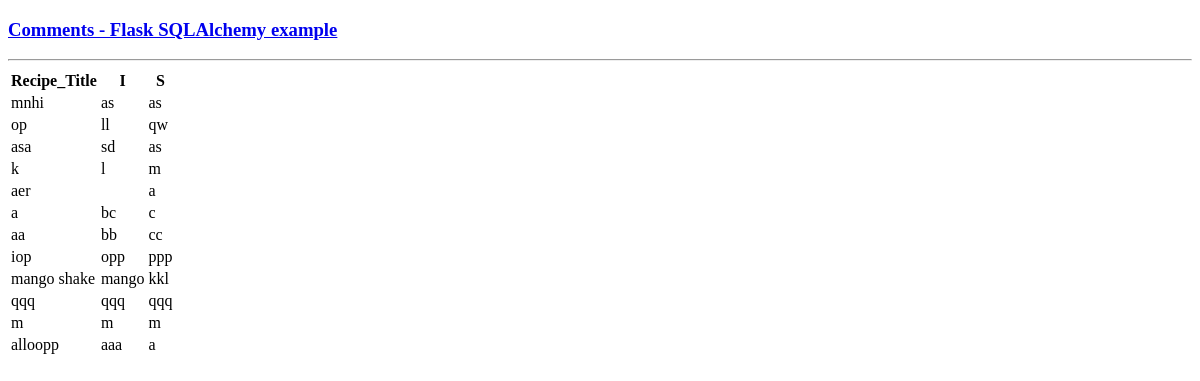
The page /show on the database as committed earlier.
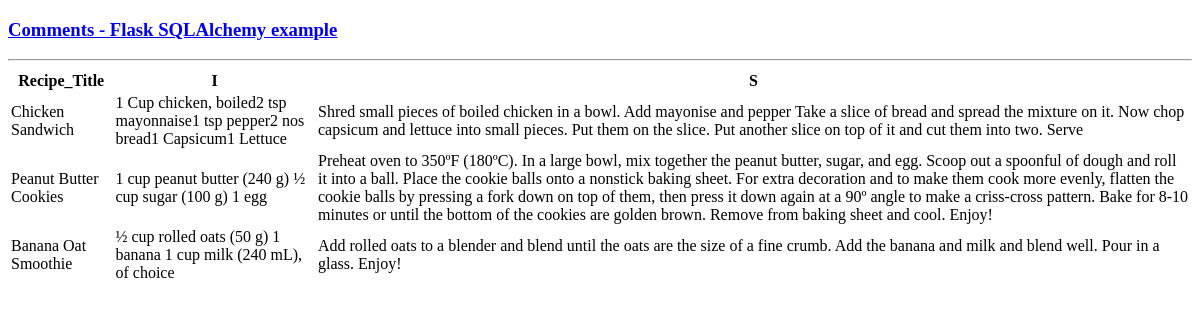
The same page on the database as committed later.
### recipemanager.py (models this page shows, shortened)
class Recipe(db.Model):
    Title = db.Column(db.String(80), primary_key=True)
    Ingredients = db.Column(db.String(10000))
    Steps = db.Column(db.String(50000))

### recipemanager.py (the view)
@app.route("/show")
def show_all():
    return render_template("show_all.html",Rec = Recipe.query.all())

### Templates/show_all.html
<!DOCTYPE html>
<html lang = "en">
   <head></head>
   <body>
      <h3>
         <a href = "{{ url_for('show_all') }}">Comments - Flask
            SQLAlchemy example</a>
      </h3>
      <hr/>
      <table>
         <thead>
            <tr>
               <th>Recipe_Title</th>
               <th>I</th>
               <th>S</th>
            </tr>
         </thead>
         <tbody>
            {% for r in Rec %}
               <tr>
                  <td>{{ r.Title }}</td>
                  <td>{{ r.Ingredients }}</td>
                  <td>{{ r.Steps }}</td>
               </tr>
            {% endfor %}
         </tbody>
      </table>
   </body>
</html>

Rows that differ between the two databases and show on the page:
removed Recipe: Title "mnhi", Ingredients "as", Steps "as"
removed Recipe: Title "op", Ingredients "ll", Steps "qw"
removed Recipe: Title "asa", Ingredients "sd", Steps "as"
removed Recipe: Title "k", Ingredients "l", Steps "m"
removed Recipe: Title "aer", Steps "a"
removed Recipe: Title "a", Ingredients "bc", Steps "c"
removed Recipe: Title "aa", Ingredients "bb", Steps "cc"
removed Recipe: Title "iop", Ingredients "opp", Steps "ppp"
removed Recipe: Title "mango shake", Ingredients "mango", Steps "kkl"
removed Recipe: Title "qqq", Ingredients "qqq", Steps "qqq"
removed Recipe: Title "m", Ingredients "m", Steps "m"
removed Recipe: Title "alloopp", Ingredients "aaa", Steps "a"
added Recipe: Title "Chicken Sandwich", Ingredients "1 Cup chicken, boiled2 tsp mayonnaise1 tsp pepper2 nos bread1 Capsicum1 Lettuce", Steps "Shred small pieces of boiled chicken in a bowl. Add mayonise and pepper Take a slice of bread and spread the mixture on it. Now chop capsicum and lettuce into small pieces. Put them on the slice. Put another slice on top of it and cut them into two. Serve"
added Recipe: Title "Peanut Butter Cookies", Ingredients "1 cup peanut butter (240 g) ½ cup sugar (100 g) 1 egg", Steps "Preheat oven to 350ºF (180ºC). In a large bowl, mix together the peanut butter, sugar, and egg. Scoop out a spoonful of dough and roll it into a ball. Place the cookie balls onto a nonstick baking sheet. For extra decoration and to make them cook more evenly, flatten the cookie balls by pressing a fork down on top of them, then press it down again at a 90º angle to make a criss-cross pattern. Bake for 8-10 minutes or until the bottom of the cookies are golden brown. Remove from baking sheet and cool. Enjoy!"
added Recipe: Title "Banana Oat Smoothie", Ingredients "½ cup rolled oats (50 g) 1 banana 1 cup milk (240 mL), of choice", Steps "Add rolled oats to a blender and blend until the oats are the size of a fine crumb. Add the banana and milk and blend well. Pour in a glass. Enjoy!"
